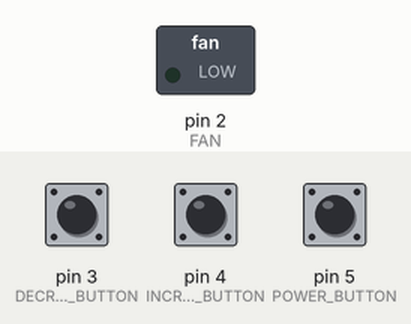
This program was run on a simulated Arduino Mega 2560, built with avr-gcc and run on an emulated ATmega2560. Parts: switched loads named in the program (green lamp = pin HIGH). The inputs (shaded band) are chosen by the test bench; at power-on: pin 5 (POWER_BUTTON) LOW, pin 4 (INCREASE_BUTTON) LOW, pin 3 (DECREASE_BUTTON) LOW.

Above: at 1.8 s.
1.9 s: pin 5 (POWER_BUTTON) pulled HIGH for 3.2 s
At 6.2 s:
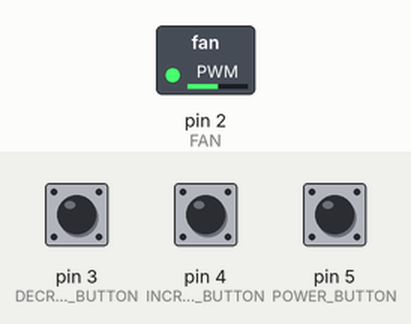
6.6 s: pin 4 (INCREASE_BUTTON) pulled HIGH for 0.6 s
At 7.8 s:
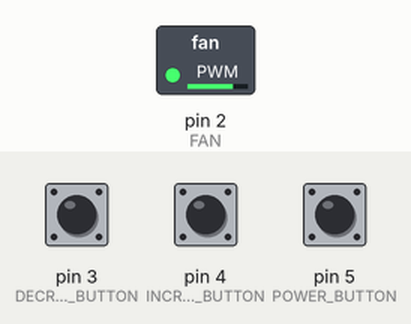
8.7 s: pin 4 (INCREASE_BUTTON) pulled HIGH for 1 s
At 9.3 s:
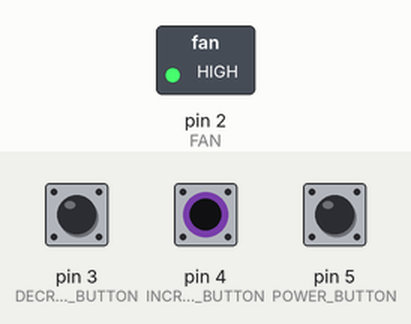
11.2 s: pin 3 (DECREASE_BUTTON) pulled HIGH for 1 s
At 12.8 s:
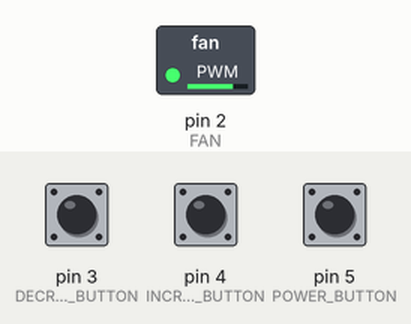
13.7 s: pin 3 (DECREASE_BUTTON) pulled HIGH for 0.6 s
At 14.3 s:
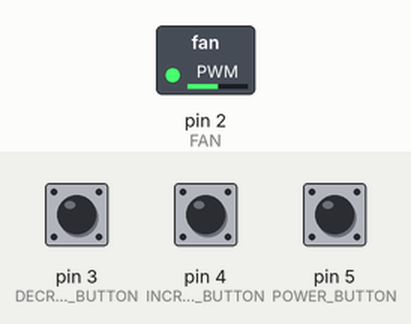
Timing chart, 0 to 16.7 s (numbered marks = the images above; inputs shaded):
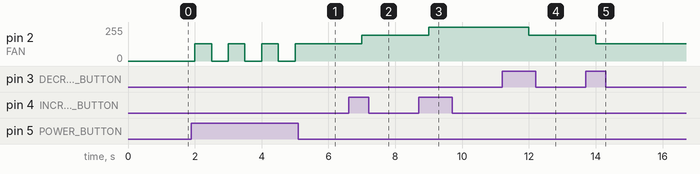

The program:

main.cpp
```cpp
#include <Arduino.h>

#define POWER_BUTTON 5
#define INCREASE_BUTTON 4
#define DECREASE_BUTTON 3
#define FAN 2

int inputPins[] = {POWER_BUTTON, INCREASE_BUTTON, DECREASE_BUTTON};

bool on = false;
int fanSpeed = 1;

// put function declarations here:
void turnOn();
void turnOff();

void setup() {
  // put your setup code here, to run once:
  int size = sizeof(inputPins) / sizeof(int);
  for (int i = 0; i < size; i++){
    pinMode(inputPins[i], INPUT);
  }
  pinMode(FAN, OUTPUT);
}

void loop() {
  // Turns on/off fan
  if (digitalRead(POWER_BUTTON) == HIGH) (on) ? turnOff() : turnOn();
  // Controls fan speed
  if (digitalRead(INCREASE_BUTTON) == HIGH) if (fanSpeed < 4)  fanSpeed++;
  if (digitalRead(DECREASE_BUTTON) == HIGH) if (fanSpeed > 1)  fanSpeed--;
  // Controls motor depending fan speed
  if (on){
    switch (fanSpeed){
      case 1:
        analogWrite(FAN, 128);
        break;
      case 2:
        analogWrite(FAN, 192);
        break;
      case 3:
        analogWrite(FAN, 255);
        break;
      default:
        break;
    }
  }

  delay(500);
}

// Turns on fan
void turnOn(){
  digitalWrite(FAN, HIGH);
  on = true;
}

// Turns off fan
void turnOff(){
  digitalWrite(FAN, LOW);
  on = false;
}
```

Measured:
- after the input at 1.9 s, pin 2 (FAN): alternates 128/255 for 0.50 s and 0/255 for 0.50 s, 7 changes in all, then stays 128/255, starting after 0.10 s
- after the input at 6.6 s, pin 2 (FAN): 128/255 → 192/255 after 0.40 s
- after the input at 8.7 s, pin 2 (FAN): 192/255 → 255/255 after 0.30 s
- after the input at 11.2 s, pin 2 (FAN): 255/255 → 192/255 after 0.80 s
- after the input at 13.7 s, pin 2 (FAN): 192/255 → 128/255 after 0.30 s
